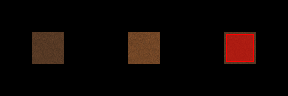

This is a level from a 2D game, rendered from its Tiled map with the project's own tilesets. A one-line summary and the map file follow, with tile-layer data summarised:
An orthogonal 9x3 tile map with 32x32 px tiles, 5 tile layers (RuleRegions, ruleSet, rule_Ground, rule_Fringe, ...), 1 hidden layer not drawn, 4 tilesets.

<map version="1.0" orientation="orthogonal" width="9" height="3" tilewidth="32" tileheight="32">
 <tileset firstgid="1" name="Collision" tilewidth="32" tileheight="32">
  <image source="../../graphics/tiles/collision.png" width="64" height="32" />
 </tileset>
 <tileset firstgid="3" name="set_rules" tilewidth="32" tileheight="32">
  <image source="../../graphics/tiles/set_rules.png" width="64" height="64" />
 </tileset>
 <tileset firstgid="7" name="set_hlw" tilewidth="32" tileheight="32">
  <image source="../../graphics/tiles/set_hlw.png" width="256" height="128" />
 </tileset>
 <tileset firstgid="39" name="ground" tilewidth="32" tileheight="32">
  <image source="../../graphics/tiles/hlw_ground.png" width="512" height="256" />
 </tileset>
 <layer name="RuleRegions" width="9" height="3">
  <data>[27 cells, 3 non-empty, 1 distinct tile ids]</data>
 </layer>
 <layer name="ruleSet" width="9" height="3">
  <data>[27 cells, 3 non-empty, 3 distinct tile ids]</data>
 </layer>
 <layer name="rule_Ground" width="9" height="3">
  <data>[27 cells, 3 non-empty, 2 distinct tile ids]</data>
 </layer>
 <layer name="rule_Fringe" width="9" height="3">
  <data>[27 cells, 3 non-empty, 1 distinct tile ids]</data>
 </layer>
 <layer name="rule_Collision" width="9" height="3">
  <data>[27 cells, 3 non-empty, 2 distinct tile ids]</data>
 </layer>
 <layer name="rule_Top" width="9" height="3" visible="0">
  <data>[27 cells, 0 non-empty, 0 distinct tile ids]</data>
 </layer>
</map>
